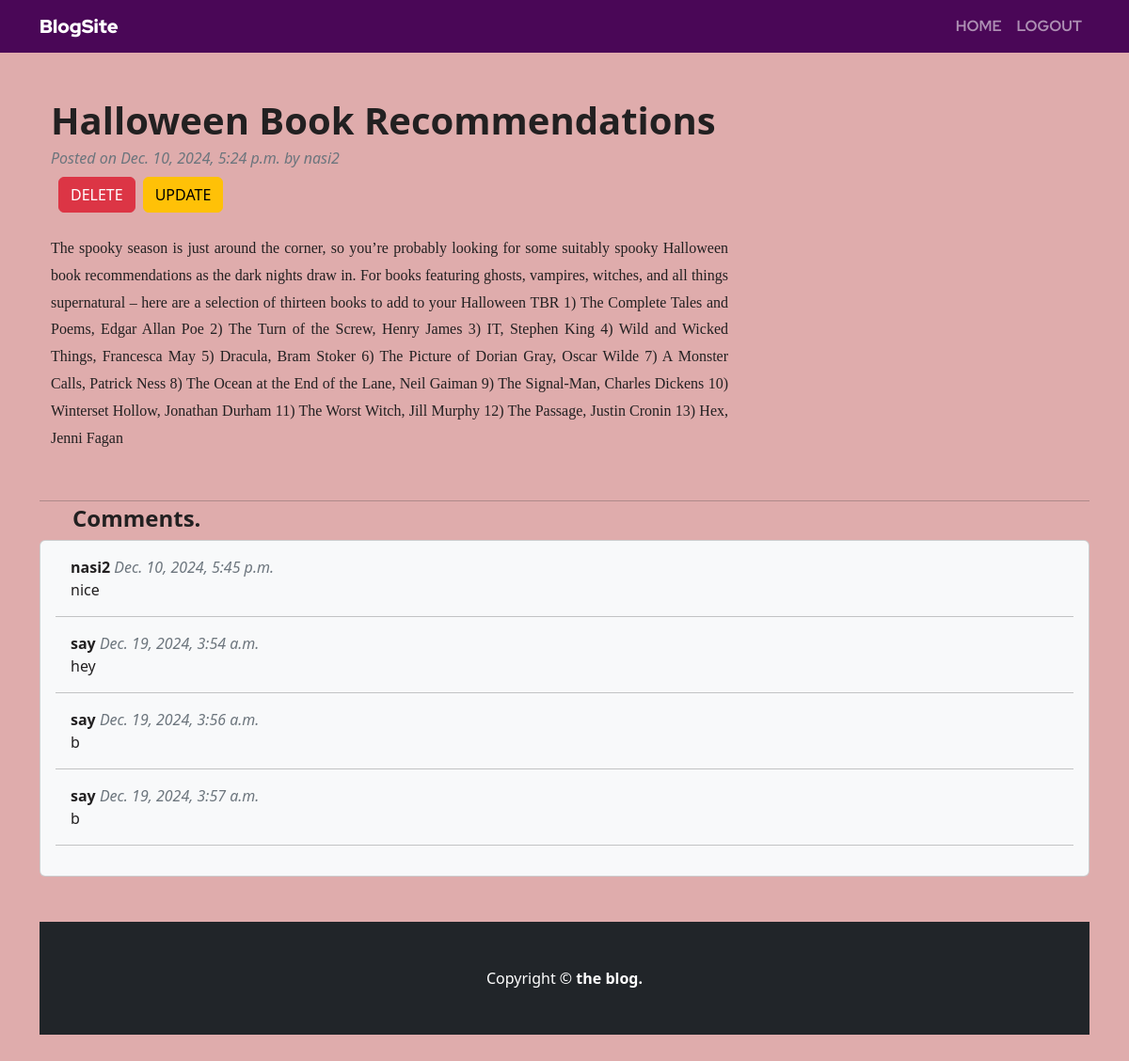
The app's page /detail/2 (signed in) with its own data.
### AdminApp/models.py (models this page shows, shortened)
class Blog(models.Model):
    title=models.CharField(max_length=100)
    image=models.ImageField(upload_to="images",blank=True, null=True)
    description=models.TextField()
    created_at=models.DateTimeField(auto_now_add=True)
    user=models.ForeignKey(settings.AUTH_USER_MODEL,on_delete=models.CASCADE)

### UserApp/models.py (models this page shows)
class Comment(models.Model):
    blog=models.ForeignKey(Blog,on_delete=models.CASCADE)
    user=models.ForeignKey(settings.AUTH_USER_MODEL,on_delete=models.CASCADE)
    description=models.TextField(max_length=200)
    created_at=models.DateTimeField(auto_now_add=True)

### AdminApp/views.py (the view, shortened to what this page needs)
# urls.py: path('detail/<int:id>',views.BlogDetailView.as_view(),name='detail_view'),
class BlogDetailView(DetailView):
    model=Blog
    template_name="blog_detail.html"
    context_object_name='blog'
    pk_url_kwarg="id"
    def get_queryset(self):
        return Blog.objects.filter(user=self.request.user)
    def get_context_data(self, **kwargs):
        context = super().get_context_data(**kwargs)
        blog=self.get_object()
        context['form']=CommentForm()
        context['comments']=Comment.objects.filter(blog=blog)
        return context

### AdminApp/templates/blog_detail.html (shortened to what this page needs)
   {% extends 'index.html' %}
   {% block content %}
    <div class="container">
        <div class="row">
            <div class="col-lg-8">
                <article>
                    <header class="mb-4">
                        <h1 class="fw-bolder mb-1">{{blog.title}}</h1>
                        <div class="text-muted fst-italic mb-2">Posted on {{blog.created_at}} by {{blog.user.username}}
                        </div>
                        <div class="row">
                            <div class="d-flex flex-row align-items-end justify-content-start">
                                <a href="{% url 'delete_view' blog.id %}" class="btn btn-danger mx-2">DELETE</a>
                                <a href="{% url 'update_view' blog.id %}" class="btn btn-warning">UPDATE</a>
                            </div>
                    </header>
                    <section class="mb-5">
                        <p class="fs-6 mb-4" style="font-family: Georgia, 'Times New Roman', Times, serif; line-height: 1.8; text-align: justify;" >{{blog.description}}</p>
                    </section>
                </article>
            </div>
        </div>
    </div>
    <section class="mb-5">
        <hr class="my-1">
        <h4 class="" style="margin-left: 35px;" ><strong>Comments.</strong></h4>
        <div class="card bg-light">
            <div class="card-body">
                <div class="d-flex flex-column">
                    {% for i in comments %}
                    <div class="d-flex flex-column ms-3">
                        <span>
                            <div style="display: inline;" class="fw-bold">{{i.user.username}}</div>
                            <div style="display: inline;" class="text-muted fst-italic mb-2"> {{i.created_at}}</div>
                        </span>
                        {{i.description}}
                    </div>
                    <hr class="my-3">
                    {% endfor %}
                </div>
            </div>
        </div>
    </section>
    {% endblock %}

### records on screen
Blog: title "Halloween Book Recommendations", created_at "Dec. 10, 2024, 5:24 p.m.", user.username "nasi2", description "The spooky season is just around the corner, so you’re probably looking for some suitably spooky Halloween book recommendations as the dark nights draw in. For books featuring ghosts, vampires, witches, and all things supernatural – here are a selection of thirteen books to add to your Halloween TBR 1) The Complete Tales and Poems, Edgar Allan Poe 2) The Turn of the Screw, Henry James 3) IT, Stephen King 4) Wild and Wicked Things, Francesca May 5) Dracula, Bram Stoker 6) The Picture of Dorian Gray, Oscar Wilde 7) A Monster Calls, Patrick Ness 8) The Ocean at the End of the Lane, Neil Gaiman 9) The Signal-Man, Charles Dickens 10) Winterset Hollow, Jonathan Durham 11) The Worst Witch, Jill…"
Comment: user.username "nasi2", created_at "Dec. 10, 2024, 5:45 p.m.", description "nice"
Comment: user.username "say", created_at "Dec. 19, 2024, 3:54 a.m.", description "hey"
Comment: user.username "say", created_at "Dec. 19, 2024, 3:56 a.m.", description "b"
Comment: user.username "say", created_at "Dec. 19, 2024, 3:57 a.m.", description "b"
